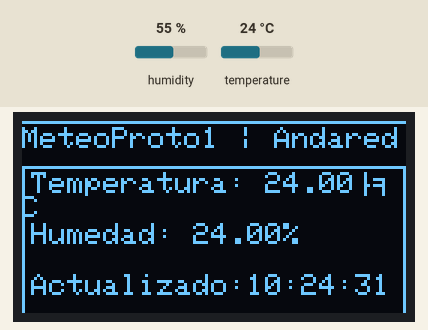
The sketch below on a simulated ESP32. On the bench: 128×64 one-colour display. Inputs (shaded band) come from the test bench; at power-on: temperature 24 °C, humidity 55 %. WiFi joins after 1.5 s; servers stay silent unless stated; network time is answered at once with the bench clock; the local clock reads 2024-03-15 10:24:30 at power-on unless the sketch sets it; what the sketch prints to the serial monitor is not drawn.

Above: at 2.8 s.
2.9 s: temperature set to 12 °C
At 12.5 s:
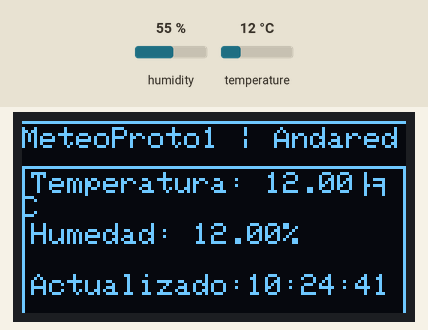
13.2 s: temperature set to 19 °C
At 23.0 s:
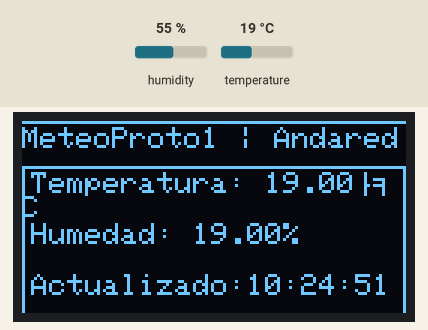
23.3 s: temperature set to 28 °C
At 32.6 s:
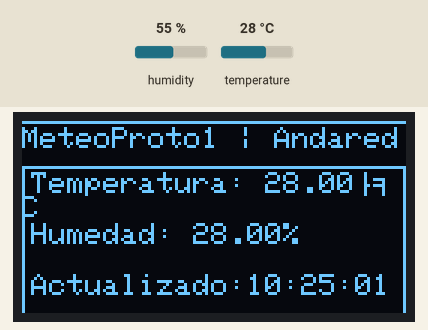
Timing chart, 0 to 34.1 s (numbered marks = the images above; inputs shaded):
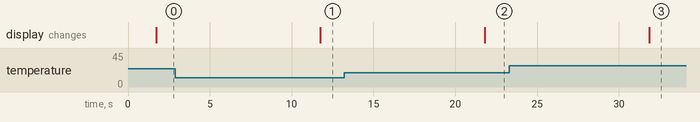

Measured:
- after the input at 2.9 s, the display: changes after 8.9 s (image 1)
- after the input at 13.2 s, the display: changes after 8.6 s (image 2)
- after the input at 23.3 s, the display: changes after 8.6 s (image 3)

The sketch:

ESP32_oled_MiniWeatherStation.ino
```cpp
/*Mini weather station
Pedro Blasco pblamar925@g.educaand.es
*/

//Inclusión de librerías
//Sensor DHT11
#include <Adafruit_Sensor.h> //Needed if Adafruit libraries are used
#include <DHT_U.h>
#include <DHT.h> //Humidity sensosr library from Adafruit

//Pantalla
#include <SPI.h>
#include <Wire.h>
#include <Adafruit_SSD1306.h>
#include <Adafruit_GFX.h>


//WIFI
#include <NTPClient.h>
#include <WiFi.h>
#include <WiFiUdp.h>

//Definición de constantes
#define DHTTYPE DHT11
#define SCREEN_ADDRESS 0x3C ///< See datasheet for Address; 0x3D for 128x64, 0x3C for 128x32
#define SCREEN_WIDTH 128 // OLED display width, in pixels
#define SCREEN_HEIGHT 64 // OLED display height, in pixels
#define OLED_RESET     -1 // Reset pin # (or -1 if sharing Arduino/ESP32 reset pin)

// Declarao SSD1306 display conectado a bus I2C (SDA, SCL pins)
#define OLED_RESET     -1 // Reset pin # (or -1 if sharing Arduino reset pin)
Adafruit_SSD1306 display(SCREEN_WIDTH, SCREEN_HEIGHT, &Wire, OLED_RESET);


//Declaro sensor humedad en pin 12
DHT dht(12,DHTTYPE);

//******** WIFI CONF *******
const char *ssid     = "Andared";
const char *password = "llevalatararaunvestidoblancollenodecascabeles";

//NTP Conf
const long utcOffsetInSeconds = 3600;//UTC+1
char daysOfTheWeek[7][12] = {"Domingo", "Lunes", "Martes", "Miercoles", "Jueves", "Viernes", "Sabado"};

// Define NTP Client to get time
WiFiUDP ntpUDP;
NTPClient timeClient(ntpUDP, "pool.ntp.org", utcOffsetInSeconds);


void setup() {
  //Arranco puerto serie
  Serial.begin(115200);

  //Arranco pantalla
  // SSD1306_SWITCHCAPVCC = generate display voltage from 3.3V internally
  if(!display.begin(SSD1306_SWITCHCAPVCC, SCREEN_ADDRESS)) {
    Serial.println(F("SSD1306 No se encuentra display"));
    for(;;); // Don't proceed, loop forever
  }
  display.clearDisplay();

  //Arranco WiFi
  WiFi.mode(WIFI_MODE_STA);//Modo estación
  WiFi.begin(ssid, password);
  Serial.print("Conectando a:\t");
  Serial.println(ssid);

  // Esperar a que nos conectemos
  while (WiFi.status() != WL_CONNECTED) {
    delay(200);
   Serial.print('.');
  }

  // Mostrar mensaje de exito y dirección IP asignada
  Serial.println();
  Serial.print("Conectado a:\t");
  Serial.println(WiFi.SSID());
  Serial.print("IP address:\t");
  Serial.println(WiFi.localIP());


  timeClient.begin();


  dht.begin();
}
//*********************************************
void loop() {
  timeClient.update();

  Serial.print(daysOfTheWeek[timeClient.getDay()]);
  Serial.print(", ");
  Serial.print(timeClient.getHours());
  Serial.print(":");
  Serial.print(timeClient.getMinutes());
  Serial.print(":");
  Serial.println(timeClient.getSeconds());
  Serial.print("Son las: ");
  Serial.println(timeClient.getFormattedTime());


  //Leo temperaturas y humedad
  float h = dht.readHumidity();
  float t = dht.readTemperature();

  Serial.println("Temperatura: "+ String(t) + "º");
  Serial.println("Humedad: " + String(h) + "%");


  //Presento en pantalla
  display.clearDisplay();
  display.drawLine(0,0,SCREEN_WIDTH,0,WHITE);
  display.drawRect(0,15,SCREEN_WIDTH, SCREEN_WIDTH-16,WHITE);
  display.setTextSize(1);
  display.setTextColor(SSD1306_WHITE);

  display.setCursor(0,2);
  display.print(F("MeteoProto1 | "));
  display.println(F(ssid));

  display.setCursor(3,17);
  display.print(F("Temperatura: "));
  display.print((t));
  display.println(F("·C"));

  display.setCursor(3,34);
  display.print(F("Humedad: "));
  display.print((t));
  display.println(F("%"));

  display.setCursor(3,51);
  display.print(F("Actualizado:"));
  display.println(timeClient.getFormattedTime());
  display.display();
  delay(10000);
}
///////////////////////////////////////////////////////
///////////////////////////////////////////////////////
```
